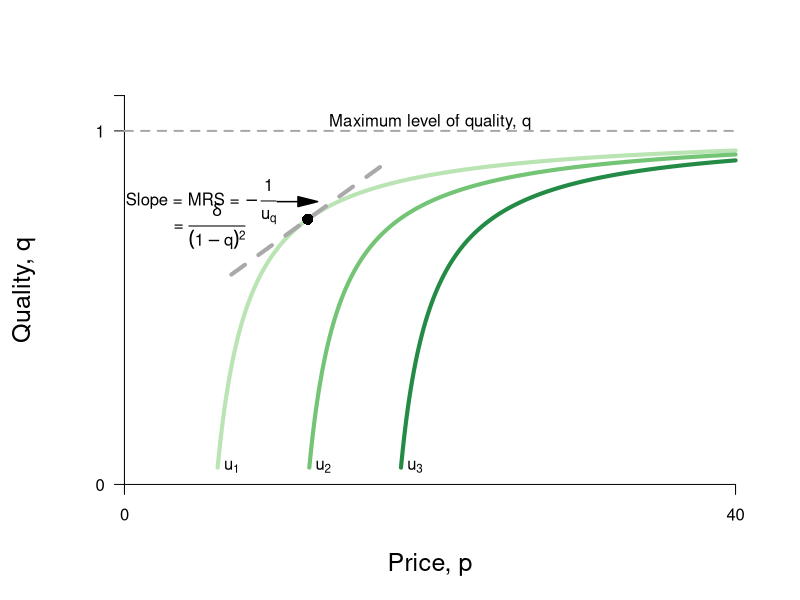

R code for this plot:
require(ggplot2)
require(shape)
pdf(file = "ch11_fig3.pdf", width = 9, height = 7)

#Set parameters for graphics
axislabelsize <- 1.5

#Parameters for figures
u1 <- 4
u2 <- 10
u3 <- 16
delta1 <- 2
delta2 <- 2
delta3 <- 2

indiffFn1 <- function(p, u1 = 4, delta1 = 2) {
  1 - (delta1) / (p - u1)
}

indiffFn2 <- function(p, u2 = 10, delta2 = 2) {
  1 - (delta2) / (p - u2)
}

indiffFn3 <- function(p, u3 = 16, delta3 = 2) {
  1 - (delta3) / (p - u3)
}

#The derivative for the function q = 1 - delta/(p - u) = delta/p - u)^2;
#From that we get the derivative and substitute in the relevant values
#for delta, u and p; that is we get a slope of 1/32
#But we also need the intercept; 0.375 above, or q/2 as it stood
tangentLine <- function(p){
  0.375 + (1/32)*p
}

COL <- c("#bae4b3", "#74c476", "#238b45")
par(mar =  c(5, 5, 4, 2))
xlims <- c(0, 40)
ylims <- c(0, 1.1)


plot(0, 0, xlim = xlims, ylim = ylims, type = "n",
     xlab = expression(paste("Price, ", p)),
     ylab = expression(paste("Quality, ", q)),
     xaxt = "n", yaxt = "n", cex.lab = axislabelsize, bty = "n")

npts <- 500 
xx1 <- seq(u1 + delta1 + 0.1, xlims[2], length.out = npts)
xx2 <- seq(u2 + delta2 + 0.1, xlims[2], length.out = npts)
xx3 <- seq(u3 + delta3 + 0.1, xlims[2], length.out = npts)
xx4 <- seq(7, 17, 0.01)

#Draw the lines for the graphs
lines(xx1, indiffFn1(xx1), col = COL[1], lwd = 4)
lines(xx2, indiffFn2(xx2), col = COL[2], lwd = 4)
lines(xx3, indiffFn3(xx3), col = COL[3], lwd = 4)
lines(xx4, tangentLine(xx4), col = "darkgrey", lty = 2, lwd = 4)

#Customize ticks and labels for the plot
ticksy <- c(0, 1, 1.1)
ylabels <- c(0, 1, NA)
ticksx <- c(0, 40)
xlabels <- c(0, 40)
axis(1, at = ticksx, pos = 0, labels = xlabels)
axis(2, at = ticksy, pos = 0, labels = ylabels, las = 1)

#Annotation of the three indifference curves
text(7, 0.05, expression(paste(u[1])))
text(13, 0.05, expression(paste(u[2])))
text(19, 0.05, expression(paste(u[3])))

#Line for the max quality, q = 1 
segments(0, 1, 40, 1, lty = 2, col = "darkgray", lwd = 2)
#Annotating line of 100% quality
text(20, 1.025, expression(paste("Maximum level of quality, q")))

#Add a point for the tangency
points(12, 0.75, pch = 16, col = "black", cex = 1.5)

#Arrow to Slope of BRF
Arrows(10, 0.8, 12, 0.8, col = "black", lty = 1, lwd = 1.5, arr.type = "triangle")
text(5, 0.8, expression(paste("Slope = MRS = ", -frac(1, u[q]))))
text(5.4, 0.73, expression(paste(" = ", frac(delta, (1-q)^2))))
dev.off()

